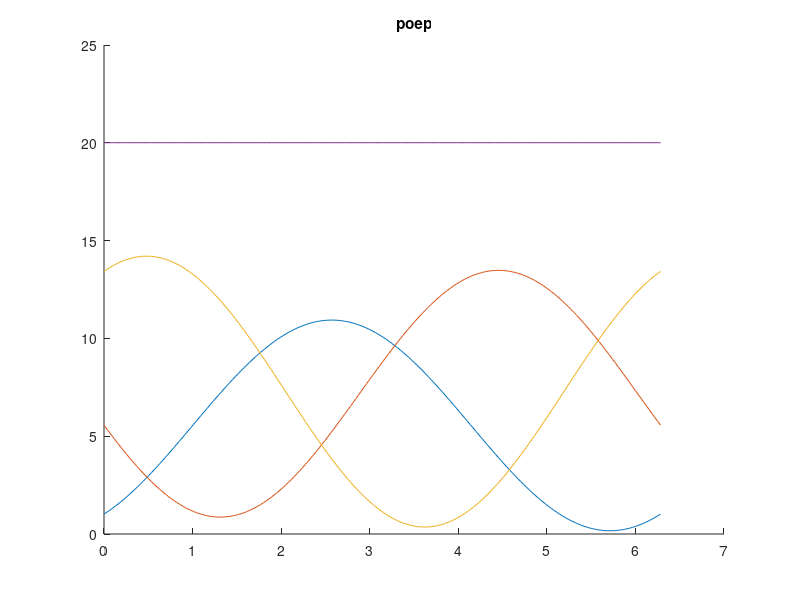

Source code (MATLAB): (Note: this script raises an error after producing the figure.)

clear all
close all
clc

%%%%%%%%%%%%%%%%%%%%%%%%%%%%%%%%%%%%%%%%%%%%%%%%%%%%%%%%
%%%%           Parameter Definitions                %%%%
%%%%%%%%%%%%%%%%%%%%%%%%%%%%%%%%%%%%%%%%%%%%%%%%%%%%%%%%

nSpring = 3;

r1      = 4;
r2      = 2;

rho     = -1;

alpha   = linspace(0,2*pi,200);
beta    = rho*linspace(0,2*pi,200);


%============== One solution with nS=3 ====================================

r3 = r2;

x = -r3 + (2*r3).*rand([1,2*nSpring-1]);
y = -r3 + (2*r3).*rand([1,2*nSpring-1]);

r = r3.*rand([1,nSpring]);


x(end+1) = (sum(x(1:nSpring)) - sum(x(nSpring+1:end)));
y(end+1) = (sum(y(1:nSpring)) - sum(y(nSpring+1:end)));

check1 = sum(x(1:nSpring)) - sum(x(nSpring+1:end))
check2 = sum(y(1:nSpring)) - sum(y(nSpring+1:end)) 

x1 = x(1:nSpring);
y1 = y(1:nSpring);
x2 = x(nSpring+1:end);
y2 = y(nSpring+1:end);

A1      = sqrt(x1.^2 + y1.^2);
theta   = atan2(y1,x1);
A2      = sqrt(x2.^2 + y2.^2);
phi     = atan2(y2,x2);

stiffness   = A1./r;

q           = A2./stiffness;



% keyboard 

%==========================================================================


P1 = r.*[cos(theta);sin(theta)];        
P2 = q.*[cos(phi);sin(phi)];  

circle1 = [r1*cos(0:0.01:2*pi)        ;r1*sin(0:0.01:2*pi)];
circle2 = [r2*cos(0:0.01:2*pi)        ;r2*sin(0:0.01:2*pi)];
circle3 = [(r1-r2)*cos(0:0.01:2*pi)   ;(r1-r2)*sin(0:0.01:2*pi)];

T = @(a,tx)[cos(a),-sin(a),tx;
            sin(a), cos(a),0 ;
            0     , 0     ,0 ];

% %%%%%%%%%%%%%%%%%%%%%%%%%%%%%%%%%%%%%%%%%%%%%%%%%%%%%%%%
% %%%%     Compute  distance^2 and energy             %%%%
% %%%%%%%%%%%%%%%%%%%%%%%%%%%%%%%%%%%%%%%%%%%%%%%%%%%%%%%%

circle2_prime   = cell(1,numel(alpha));
P_prime         = cell(1,numel(alpha));
%Compute point locations of complete domain alpha
for k = 1:numel(alpha)
    
    circle2_prime{k}    = T(alpha(k),0)*T(beta(k),(r1-r2))*[circle2;ones(1,length(circle2(1,:)))];
    P1_prime{k}          = T(alpha(k),0)*T(beta(k),(r1-r2))*[P1;ones(1,length(P1(1,:)))];
    P2_prime{k}          = [P2;ones(1,length(P1(1,:)))];

    %     circle2_prime{k}    = R(-alpha(k)*rho)*circle2 + [(r1-r2)*cos(alpha(k));(r1-r2)*sin(alpha(k))];
%     P_prime{k}          = R(-alpha(k)*rho)*P       + [(r1-r2)*cos(alpha(k));(r1-r2)*sin(alpha(k))];
end

%Compute energies
% stifness = ones(1,nSpring) ;
for k = 1:numel(alpha)
    for ii = 1:nSpring
        Ui(k,ii) = 0.5*stiffness(ii)*((P1_prime{k}(1,ii)-P2_prime{k}(1,ii))^2 + (P1_prime{k}(2,ii)-P2_prime{k}(2,ii))^2);
    end
end
Utotal = sum(Ui,2);

figure;hold on 
for k = 1:nSpring
    plot(alpha,Ui(:,k))
end
plot(alpha,Utotal)
title('poep')
%%%%%%%%%%%%%%%%%%%%%%%%%%%%%%%%%%%%%%%%%%%%%%%%%%%%%%%%
%%%%                Plot Mechanism                  %%%%
%%%%%%%%%%%%%%%%%%%%%%%%%%%%%%%%%%%%%%%%%%%%%%%%%%%%%%%%

%%%%%%%%%%%%%%%%%%%%%%%%%%%%%%%%%%%%%%%%%%%%%%%%%%%%%%%%
%%%%                     Make DNA                   %%%%
%%%%%%%%%%%%%%%%%%%%%%%%%%%%%%%%%%%%%%%%%%%%%%%%%%%%%%%%
DNA           = initializeDNA;
DNA.incstr    = [1 3 2.*ones(1,nSpring)];
DNA.edgelabel = [1 1 2.*ones(1,nSpring)];

DNA.Mpar(1,:) = NaN;
DNA.Mpar(2,:) = [(r1-r2)/2 0 1];
DNA.Mpar(3,:) = [0 0 1];

DNA.Hpar = [[0;0],[r1-r2;0]];

DNA.Spar = [P2_prime{1}(1:2,:);
    P1_prime{1}(1:2,:);
    zeros(1,nSpring);
    stiffness];

[~,comPoint] = getMassLocations(DNA);

m1 = comPoint{1}.';
m2 = comPoint{2}.'-[r1-r2;0];

M1_prime         = cell(1,numel(alpha));
M2_prime         = cell(1,numel(alpha));
for k = 1:numel(alpha)
    M1_prime{k}         = T(alpha(k),0)*[m1;1];
    M2_prime{k}         = T(alpha(k),0)*T(alpha(k)*rho,(r1-r2))*[m2;1];
end

for k = 1:length(alpha)
    state(k,:) = [M1_prime{k}(1:2,:).', alpha(k), M2_prime{k}(1:2,:).', (rho+1)*alpha(k) ];
%     t(k) = k;
end
t=alpha;

warning off
figure('position',[2200,200,350,350])
plotmDNA(DNA,t,state)
% keyboard
% 

[Es,dEs]            = getEnergies(DNA,t,state);
% keyboard
figure;hold on;
% keyboard

Et = zeros(1,numel(t));
for k = 1:numel(Es)
    plot(Es{k},'r')
    Et = Et + Es{k};
end
plot(Et,'k')

% keyboard
animateDNA(DNA,t,state)


%%%%%%%%%%%%%%%%%%%%%%%%%%%%%%%%%%%%%%%%%%%%%%%%%%%%%%%%
%%%%                Initial Plots                   %%%%
%%%%%%%%%%%%%%%%%%%%%%%%%%%%%%%%%%%%%%%%%%%%%%%%%%%%%%%%


fh      = figure('color',[1,1,1],'position',[100,100,1000,500]);subplot(1,2,1);hold on ;axis equal;
ht      = title(['R1 = ',num2str(r1),', R2 = ',num2str(r2),', Offset = ',num2str(r3)]); %Print time in title

f       = getframe(gcf);
sizef   = size(f.cdata);
width   = sizef(1);
height  = sizef(2);
% range = max([r1,r2,2*r3]);
% axis([-range*1.2,range*1.2,-range*1.2,range*1.2])

subplot(1,2,1); hold on
H1 = plot(circle1(1,:),circle1(2,:),'k','Linewidth',1);
H3 = plot(circle2(1,:)+circle3(1,1),circle2(2,:)+circle3(2,1),'g');
% H4 = plot([P1(1,:),P2(1,:)]+circle3(1,1),[P1(2,:),P2(2,:)]+circle3(2,1),'b.','markersize',20);

H4 = plot(P1_prime{1}(1,:),P1_prime{1}(2,:),'g.','markersize',20);
H5 = plot(P2_prime{1}(1,:),P2_prime{1}(2,:),'b.','markersize',20);
H6 = plot([P1_prime{1}(1,:);P2_prime{1}(1,:)],[P1_prime{1}(2,:);P2_prime{1}(2,:)],'k');

% keyboard 

plot([0,0],[-r1,r1],'color',[0.7,0.7,0.7])
plot(circle3(1,:),circle3(2,:),'color',[0.7,0.7,0.7])
xlabel('Distance [m]')
ylabel('Distance [m]')
% keyboard 
for k = 1:numel(alpha)
    plot(P1_prime{k}(1,:),P1_prime{k}(2,:),'.r','markersize',5)
    plot(P2_prime{k}(1,:),P2_prime{k}(2,:),'.b','markersize',2)
end

subplot(1,2,2)

plot(abs(alpha)+abs(beta),Utotal);hold on;
for k = 1:length(P1_prime{1}(1,:))
    plot(abs(alpha)+abs(beta),Ui(:,k));
end

U1 = plot(alpha(1),Utotal(1),'.b','markersize',20);
for ii = 1:length(P1_prime{k}(1,:))
    U2(ii) = plot(abs(alpha(1))+abs(beta(1)),Ui(1,ii),'.r','markersize',20);
end
xlabel('angle [rad]')
ylabel('Energy [J]')

%%%%%%%%%%%%%%%%%%%%%%%%%%%%%%%%%%%%%%%%%%%%%%%%%%%%%%%%
%%%%                Make animation                  %%%%
%%%%%%%%%%%%%%%%%%%%%%%%%%%%%%%%%%%%%%%%%%%%%%%%%%%%%%%%

mCounter=1;
for k = 1:numel(alpha)
    
    set(H3,'Xdata',circle2_prime{k}(1,:),'Ydata',circle2_prime{k}(2,:))
    set(H4,'Xdata',P1_prime{k}(1,:),'Ydata',P1_prime{k}(2,:))
    set(H5,'Xdata',P2_prime{k}(1,:),'Ydata',P2_prime{k}(2,:))
    for jj = 1:numel(H6)
        set(H6(jj),'Xdata',[P1_prime{k}(1,jj);P2_prime{k}(1,jj)],'Ydata',[P1_prime{k}(2,jj);P2_prime{k}(2,jj)])
    end
    set(U1,'Xdata',abs(alpha(k))+abs(beta(k)),'Ydata',Utotal(k))
    
for ii = 1:length(P1_prime{k}(1,:))
    set(U2(ii),'Xdata',abs(alpha(k))+abs(beta(k)),'Ydata',Ui(k,ii))
end
    
    f=getframe(gcf);
    if mCounter == 1
        [mov(:,:,1,mCounter), map] = rgb2ind(f.cdata, 256, 'nodither');
    else
               mov(:,:,1,mCounter) = rgb2ind(f.cdata, map, 'nodither');
    end
    mCounter = mCounter+1;
end


%%%%%%%%%%%%%%%%%%%%%%%%%%%%%%%%%%%%%%%%%%%%%%%%%%%%%%%%
%%%%               Save animations                  %%%%
%%%%%%%%%%%%%%%%%%%%%%%%%%%%%%%%%%%%%%%%%%%%%%%%%%%%%%%%

directory = 'C:\Users\Reinier\Box Sync\Reinier PhD\3_Matlab\SB_Tusi_couple\Animations';
directory = 'D:\pkuppens\Box Sync\Reinier PhD\3_Matlab\SB_Tusi_couple\Animations';

idx=0;
cd(directory)
existingNames=dir('*.gif');
for k = 1:numel(existingNames)
    idx(k)=str2num(existingNames(k).name(end-7:end-4));
end
maxIdx = max(idx);

animation_name = strcat(directory,'\Animation',num2str(maxIdx+1.','%04d'),'.gif');
imwrite(mov, map,animation_name, 'DelayTime', 0, 'LoopCount', inf);
% 
% 
% 
% 
% 









